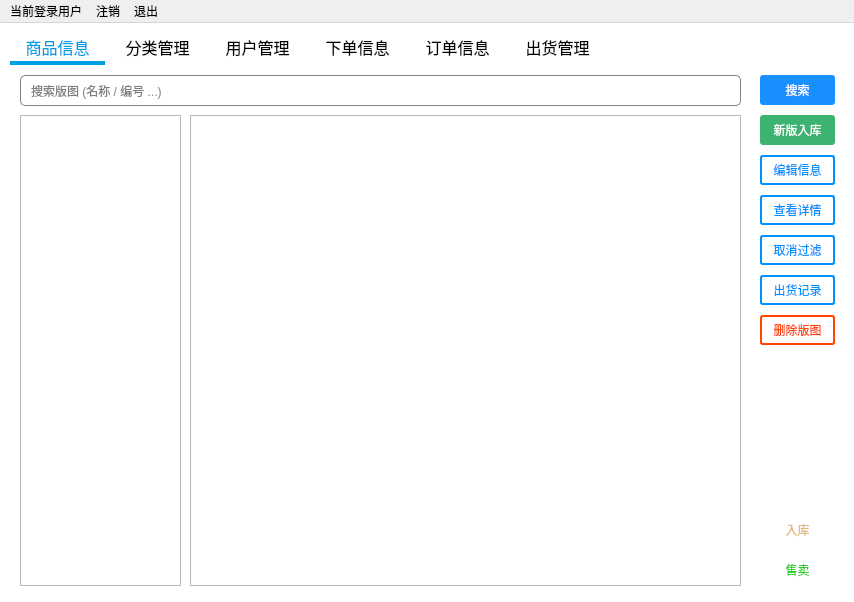
<?xml version="1.0" encoding="UTF-8"?>
<ui version="4.0">
 <class>MainWindow</class>
 <widget class="QMainWindow" name="MainWindow">
  <property name="geometry">
   <rect>
    <x>0</x>
    <y>0</y>
    <width>854</width>
    <height>602</height>
   </rect>
  </property>
  <property name="windowTitle">
   <string>润航包装管理系统</string>
  </property>
  <property name="styleSheet">
   <string notr="true">QMainWindow {
	background: #fff;
}</string>
  </property>
  <widget class="QWidget" name="centralwidget">
   <widget class="QTabWidget" name="tabWidget">
    <property name="geometry">
     <rect>
      <x>10</x>
      <y>10</y>
      <width>831</width>
      <height>561</height>
     </rect>
    </property>
    <property name="font">
     <font>
      <family>微软雅黑</family>
      <pointsize>16</pointsize>
     </font>
    </property>
    <property name="styleSheet">
     <string notr="true">QTabWidget::pane {
        border: none;
        background: transparent;
}
QTabWidget::tab-bar {
        border: none;	
}
QTabBar::tab {
		font-size:16px;
        border: none;
        border-top-left-radius: 4px;
        border-top-right-radius: 4px;
        color: rgb(0, 0, 0);
        background: rgb(255, 255, 255, 30);
        height: 28px;
        min-width: 85px;
        margin-right: 5px;
        padding-left: 5px;
        padding-right: 5px;
}

QTabBar::tab:hover {
		color: 	#87CEEB;
   		background: 		#F5F5F5;
		border-bottom:4px solid #008B8B;
}

QTabBar::tab:selected {
        color: rgb(0, 160, 230);
		border-bottom:4px solid rgb(0, 160, 230);
}
</string>
    </property>
    <property name="currentIndex">
     <number>0</number>
    </property>
    <property name="elideMode">
     <enum>Qt::ElideNone</enum>
    </property>
    <property name="documentMode">
     <bool>false</bool>
    </property>
    <property name="tabsClosable">
     <bool>false</bool>
    </property>
    <property name="movable">
     <bool>false</bool>
    </property>
    <widget class="QWidget" name="goods">
     <attribute name="title">
      <string notr="true">商品信息</string>
     </attribute>
     <widget class="QPushButton" name="searchButton">
      <property name="geometry">
       <rect>
        <x>750</x>
        <y>10</y>
        <width>75</width>
        <height>30</height>
       </rect>
      </property>
      <property name="styleSheet">
       <string notr="true">#searchButton {
	background: #1890ff;
	border: 0px;
	border-radius: 3px;
	color: #fff;
}

#searchButton:hover {
	background: rgb(64,169,255);
}</string>
      </property>
      <property name="text">
       <string>搜索</string>
      </property>
     </widget>
     <widget class="QPushButton" name="addButton">
      <property name="geometry">
       <rect>
        <x>750</x>
        <y>50</y>
        <width>75</width>
        <height>30</height>
       </rect>
      </property>
      <property name="styleSheet">
       <string notr="true">#addButton {
	background:	#3CB371;
	border: 0px;
	border-radius: 3px;
	color: #fff;
}

#addButton:hover {
	background:	#8FBC8F;
}</string>
      </property>
      <property name="text">
       <string>新版入库</string>
      </property>
     </widget>
     <widget class="QPushButton" name="deleteButton">
      <property name="geometry">
       <rect>
        <x>750</x>
        <y>250</y>
        <width>75</width>
        <height>30</height>
       </rect>
      </property>
      <property name="styleSheet">
       <string notr="true">#deleteButton {
	color:#FF4500;
	background:	white;
 	border:2px solid #FF4500;
	border-radius: 3px;
}

#deleteButton:hover {
	background:	#FF4500;
	color:white;
}</string>
      </property>
      <property name="text">
       <string>删除版图</string>
      </property>
     </widget>
     <widget class="QTableView" name="resultTable">
      <property name="geometry">
       <rect>
        <x>180</x>
        <y>50</y>
        <width>551</width>
        <height>471</height>
       </rect>
      </property>
      <property name="font">
       <font>
        <family>Microsoft YaHei</family>
        <pointsize>10</pointsize>
       </font>
      </property>
     </widget>
     <widget class="QTableView" name="typeTable">
      <property name="geometry">
       <rect>
        <x>10</x>
        <y>50</y>
        <width>161</width>
        <height>471</height>
       </rect>
      </property>
      <property name="font">
       <font>
        <family>微软雅黑</family>
        <pointsize>10</pointsize>
       </font>
      </property>
      <property name="autoScrollMargin">
       <number>25</number>
      </property>
      <property name="gridStyle">
       <enum>Qt::SolidLine</enum>
      </property>
      <attribute name="horizontalHeaderDefaultSectionSize">
       <number>180</number>
      </attribute>
     </widget>
     <widget class="QLineEdit" name="searchLineEdit">
      <property name="geometry">
       <rect>
        <x>10</x>
        <y>10</y>
        <width>721</width>
        <height>31</height>
       </rect>
      </property>
      <property name="styleSheet">
       <string notr="true">border: 1px solid gray;/*设置边框的粗细，以及颜色*/
border-radius: 5px;/*设置圆角的大小*/
padding: 0 8px;/*如果没有内容光标在开始往后移动0.8像素点*/
selection-background-color: darkgray;
   </string>
      </property>
      <property name="placeholderText">
       <string>搜索版图 (名称 / 编号 ...)</string>
      </property>
     </widget>
     <widget class="QPushButton" name="editButton">
      <property name="geometry">
       <rect>
        <x>750</x>
        <y>90</y>
        <width>75</width>
        <height>30</height>
       </rect>
      </property>
      <property name="styleSheet">
       <string notr="true">#editButton {
	background: #fff;
	border: 2px solid rgb(0, 145, 255);
	color: rgb(0, 145, 255);
	border-radius: 3px;
}

#editButton:hover {
	background: rgb(64,169,255);
	color: #fff;
}</string>
      </property>
      <property name="text">
       <string>编辑信息</string>
      </property>
     </widget>
     <widget class="QPushButton" name="detailButton">
      <property name="geometry">
       <rect>
        <x>750</x>
        <y>130</y>
        <width>75</width>
        <height>30</height>
       </rect>
      </property>
      <property name="styleSheet">
       <string notr="true">#detailButton {
	background: #fff;
	border: 2px solid rgb(0, 145, 255);
	color: rgb(0, 145, 255);
	border-radius: 3px;
}

#detailButton:hover {
	background: rgb(64,169,255);
	color: #fff;
}</string>
      </property>
      <property name="text">
       <string>查看详情</string>
      </property>
     </widget>
     <widget class="QPushButton" name="clearFilterButton">
      <property name="geometry">
       <rect>
        <x>750</x>
        <y>170</y>
        <width>75</width>
        <height>30</height>
       </rect>
      </property>
      <property name="styleSheet">
       <string notr="true">#clearFilterButton {
	background: #fff;
	border: 2px solid rgb(0, 145, 255);
	color: rgb(0, 145, 255);
	border-radius: 3px;
}

#clearFilterButton:hover {
	background: rgb(64,169,255);
	color: #fff;
}</string>
      </property>
      <property name="text">
       <string>取消过滤</string>
      </property>
     </widget>
     <widget class="QPushButton" name="stockButton">
      <property name="geometry">
       <rect>
        <x>750</x>
        <y>450</y>
        <width>75</width>
        <height>30</height>
       </rect>
      </property>
      <property name="styleSheet">
       <string notr="true">#stockButton {
	background: #fff;
	border: 2px solid 	#DEB887;
	color:	#DEB887;
	border-radius: 3px;
}

#stockButton:hover {
	background:#DEB887;
	color: #fff;
}</string>
      </property>
      <property name="text">
       <string>入库</string>
      </property>
     </widget>
     <widget class="QPushButton" name="sellButton">
      <property name="geometry">
       <rect>
        <x>750</x>
        <y>490</y>
        <width>75</width>
        <height>30</height>
       </rect>
      </property>
      <property name="styleSheet">
       <string notr="true">#sellButton {
	background: #fff;
	border: 2px solid 	#32CD32;
	color:	#32CD32;
	border-radius: 3px;
}

#sellButton:hover {
	background:#32CD32;
	color: #fff;
}</string>
      </property>
      <property name="text">
       <string>售卖</string>
      </property>
     </widget>
     <widget class="QPushButton" name="createDiscountButton">
      <property name="geometry">
       <rect>
        <x>750</x>
        <y>210</y>
        <width>75</width>
        <height>30</height>
       </rect>
      </property>
      <property name="styleSheet">
       <string notr="true">#createDiscountButton {
	background: #fff;
	border: 2px solid rgb(0, 145, 255);
	color: rgb(0, 145, 255);
	border-radius: 3px;
}

#createDiscountButton:hover {
	background: rgb(64,169,255);
	color: #fff;
}
</string>
      </property>
      <property name="text">
       <string>出货记录</string>
      </property>
     </widget>
    </widget>
    <widget class="QWidget" name="categories">
     <attribute name="title">
      <string notr="true">分类管理</string>
     </attribute>
     <widget class="QTableView" name="typeManagerTable">
      <property name="geometry">
       <rect>
        <x>10</x>
        <y>10</y>
        <width>701</width>
        <height>511</height>
       </rect>
      </property>
      <property name="font">
       <font>
        <family>微软雅黑</family>
        <pointsize>10</pointsize>
       </font>
      </property>
     </widget>
     <widget class="QPushButton" name="newCategoryButton">
      <property name="geometry">
       <rect>
        <x>730</x>
        <y>10</y>
        <width>101</width>
        <height>30</height>
       </rect>
      </property>
      <property name="styleSheet">
       <string notr="true">#newCategoryButton {
	background: #3CB371;
	border: 0px;
	border-radius: 3px;
	color: #fff;
}

#newCategoryButton:hover {
	background: #8FBC8F;
}</string>
      </property>
      <property name="text">
       <string>新建分类</string>
      </property>
     </widget>
     <widget class="QPushButton" name="alterCategoryButton">
      <property name="geometry">
       <rect>
        <x>730</x>
        <y>50</y>
        <width>101</width>
        <height>30</height>
       </rect>
      </property>
      <property name="styleSheet">
       <string notr="true">#alterCategoryButton {
	background: #fff;
	border: 2px solid rgb(0, 145, 255);
	color: rgb(0, 145, 255);
	border-radius: 3px;
}

#alterCategoryButton:hover {
	background: rgb(64,169,255);
	color: #fff;
}</string>
      </property>
      <property name="text">
       <string>修改分类信息</string>
      </property>
     </widget>
     <widget class="QPushButton" name="dropCategoryButton">
      <property name="geometry">
       <rect>
        <x>730</x>
        <y>90</y>
        <width>101</width>
        <height>30</height>
       </rect>
      </property>
      <property name="styleSheet">
       <string notr="true">#dropCategoryButton {
	color:#FF4500;
	background:	white;
 	border:2px solid #FF4500;
	border-radius: 3px;
}

#dropCategoryButton:hover {
	background:	#FF4500;
	color:white;
}</string>
      </property>
      <property name="text">
       <string>删除分类</string>
      </property>
     </widget>
    </widget>
    <widget class="QWidget" name="users">
     <attribute name="title">
      <string notr="true">用户管理</string>
     </attribute>
     <widget class="QTableView" name="userTable">
      <property name="geometry">
       <rect>
        <x>10</x>
        <y>10</y>
        <width>701</width>
        <height>511</height>
       </rect>
      </property>
      <property name="font">
       <font>
        <family>Microsoft YaHei</family>
       </font>
      </property>
      <attribute name="horizontalHeaderDefaultSectionSize">
       <number>70</number>
      </attribute>
     </widget>
     <widget class="QPushButton" name="createUserButton">
      <property name="geometry">
       <rect>
        <x>730</x>
        <y>10</y>
        <width>101</width>
        <height>31</height>
       </rect>
      </property>
      <property name="styleSheet">
       <string notr="true">#createUserButton {
	background: #3CB371;
	border: 0px;
	border-radius: 3px;
	color: #fff;
}

#createUserButton:hover {
	background: #8FBC8F;
}</string>
      </property>
      <property name="text">
       <string> 新建用户</string>
      </property>
     </widget>
     <widget class="QPushButton" name="modifyUserButton">
      <property name="geometry">
       <rect>
        <x>730</x>
        <y>50</y>
        <width>101</width>
        <height>31</height>
       </rect>
      </property>
      <property name="styleSheet">
       <string notr="true">#modifyUserButton {
	background: #fff;
	border: 2px solid rgb(0, 145, 255);
	color: rgb(0, 145, 255);
	border-radius: 3px;
}

#modifyUserButton:hover {
	background: rgb(64,169,255);
	color: #fff;
}</string>
      </property>
      <property name="text">
       <string>编辑信息</string>
      </property>
     </widget>
     <widget class="QPushButton" name="modifyPermissionButton">
      <property name="geometry">
       <rect>
        <x>730</x>
        <y>90</y>
        <width>101</width>
        <height>31</height>
       </rect>
      </property>
      <property name="styleSheet">
       <string notr="true">#modifyPermissionButton {
	background: #fff;
	border: 2px solid rgb(0, 145, 255);
	color: rgb(0, 145, 255);
	border-radius: 3px;
}

#modifyPermissionButton:hover {
	background: rgb(64,169,255);
	color: #fff;
}</string>
      </property>
      <property name="text">
       <string>权限设置</string>
      </property>
     </widget>
     <widget class="QPushButton" name="deleteUserButton">
      <property name="geometry">
       <rect>
        <x>730</x>
        <y>130</y>
        <width>101</width>
        <height>31</height>
       </rect>
      </property>
      <property name="styleSheet">
       <string notr="true">#deleteUserButton {
	color:#FF4500;
	background:	white;
 	border:2px solid #FF4500;
	border-radius: 3px;
}

#deleteUserButton:hover {
	background:	#FF4500;
	color:white;
}</string>
      </property>
      <property name="text">
       <string> 删除用户</string>
      </property>
     </widget>
    </widget>
    <widget class="QWidget" name="sellouts">
     <attribute name="title">
      <string notr="true">下单信息</string>
     </attribute>
     <widget class="QTableView" name="saleTable">
      <property name="geometry">
       <rect>
        <x>10</x>
        <y>10</y>
        <width>701</width>
        <height>511</height>
       </rect>
      </property>
     </widget>
     <widget class="QPushButton" name="deleteSelloutButton">
      <property name="geometry">
       <rect>
        <x>730</x>
        <y>10</y>
        <width>101</width>
        <height>31</height>
       </rect>
      </property>
      <property name="styleSheet">
       <string notr="true">#deleteSelloutButton {
	color:#FF4500;
	background:	white;
 	border:2px solid #FF4500;
	border-radius: 3px;
}

#deleteSelloutButton:hover {
	background:	#FF4500;
	color:white;
}</string>
      </property>
      <property name="text">
       <string>删除记录</string>
      </property>
     </widget>
    </widget>
    <widget class="QWidget" name="inventories">
     <attribute name="title">
      <string notr="true">订单信息</string>
     </attribute>
     <widget class="QTableView" name="stockTable">
      <property name="geometry">
       <rect>
        <x>10</x>
        <y>10</y>
        <width>701</width>
        <height>511</height>
       </rect>
      </property>
     </widget>
     <widget class="QPushButton" name="deleteLogButton">
      <property name="geometry">
       <rect>
        <x>730</x>
        <y>10</y>
        <width>101</width>
        <height>31</height>
       </rect>
      </property>
      <property name="styleSheet">
       <string notr="true">#deleteLogButton {
	color:#FF4500;
	background:	white;
 	border:2px solid #FF4500;
	border-radius: 3px;
}

#deleteLogButton:hover {
	background:	#FF4500;
	color:white;
}</string>
      </property>
      <property name="text">
       <string>删除记录</string>
      </property>
     </widget>
    </widget>
    <widget class="QWidget" name="discount">
     <attribute name="title">
      <string notr="true">出货管理</string>
     </attribute>
     <widget class="QTableView" name="discountTable">
      <property name="geometry">
       <rect>
        <x>10</x>
        <y>10</y>
        <width>701</width>
        <height>511</height>
       </rect>
      </property>
     </widget>
     <widget class="QPushButton" name="modifyDiscountButton">
      <property name="geometry">
       <rect>
        <x>730</x>
        <y>10</y>
        <width>101</width>
        <height>31</height>
       </rect>
      </property>
      <property name="styleSheet">
       <string notr="true">#modifyDiscountButton {
	background: #fff;
	border: 2px solid rgb(0, 145, 255);
	color: rgb(0, 145, 255);
	border-radius: 3px;
}

#modifyDiscountButton:hover {
	background: rgb(64,169,255);
	color: #fff;
}</string>
      </property>
      <property name="text">
       <string>编辑出货</string>
      </property>
     </widget>
     <widget class="QPushButton" name="deleteDiscountButton">
      <property name="geometry">
       <rect>
        <x>730</x>
        <y>50</y>
        <width>101</width>
        <height>31</height>
       </rect>
      </property>
      <property name="styleSheet">
       <string notr="true">#deleteDiscountButton {
	color:#FF4500;
	background:	white;
 	border:2px solid #FF4500;
	border-radius: 3px;
}

#deleteDiscountButton:hover {
	background:	#FF4500;
	color:white;
}</string>
      </property>
      <property name="text">
       <string>删除出货</string>
      </property>
     </widget>
    </widget>
   </widget>
  </widget>
  <widget class="QMenuBar" name="menubar">
   <property name="geometry">
    <rect>
     <x>0</x>
     <y>0</y>
     <width>854</width>
     <height>26</height>
    </rect>
   </property>
   <widget class="QMenu" name="menuCurrentUser">
    <property name="title">
     <string>当前登录用户</string>
    </property>
   </widget>
   <widget class="QMenu" name="menuLogout">
    <property name="title">
     <string>注销</string>
    </property>
   </widget>
   <widget class="QMenu" name="menuExit">
    <property name="title">
     <string>退出</string>
    </property>
   </widget>
   <addaction name="menuCurrentUser"/>
   <addaction name="menuLogout"/>
   <addaction name="menuExit"/>
  </widget>
  <action name="actionaazhe">
   <property name="text">
    <string>Logout</string>
   </property>
  </action>
  <action name="actionLogout">
   <property name="text">
    <string>注销当前用户</string>
   </property>
  </action>
  <action name="actionExit">
   <property name="text">
    <string>退出程序</string>
   </property>
  </action>
  <action name="actionCurrentUser">
   <property name="text">
    <string>当前登录用户：</string>
   </property>
  </action>
 </widget>
 <resources/>
 <connections/>
</ui>
